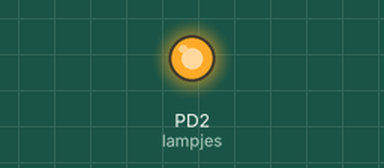
Recording of a program running on a simulated ATmega328P, built with avr-gcc and emulated at 16 MHz. On the bench: output pins drawn as LEDs (lit = HIGH). What the program prints to the serial monitor is not drawn.

Above: at 0.1 s.
Timing chart, 0 to 1.6 s (numbered marks = the images above):
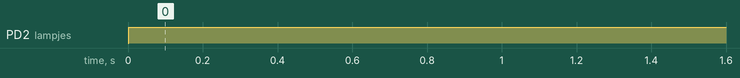

Measured:
- by itself, PD2 (lampjes): LOW → HIGH at 0.00 s

The program:

main.c
```c
/*
 * Test Photocel.c
 *
 * Created: 08-Nov-17 16:14:01
 * Author : Arneldvdv
 */

#include <avr/io.h>
#define F_CPU 16E6 // used in _delay_ms, 16 MHz
#include <util/delay.h>
#include <avr/interrupt.h>
char String[]="D,";

//Defines
#define UBBRVAL 51

int adc_result0 = 0;
int max_licht = 1200;


void init_ports(){
	DDRD |= _BV(DDD2);
	}

int main(void)
{
	init_ports();
	init_adc();
	serial_conn();

}


void init_adc()
{
	// ref=Vcc, left adjust the result (8 bit resolution),
	// select channel 0 (PC0 = input)
	ADMUX = (1<<REFS0)|(1<<ADLAR);
	// enable the ADC & prescale = 128
	ADCSRA = (1<<ADEN)|(1<<ADPS2)|(1<<ADPS1)|(1<<ADPS0);
	}

uint8_t get_adc_value()
{
ADCSRA |= (1<<ADSC); // start conversion
loop_until_bit_is_clear(ADCSRA, ADSC);
return ADCH; // 8-bit resolution, left adjusted

}

// Start of Serial Code
void uart_init()
{
	// set the baud rate
	UBRR0H = 0;
	UBRR0L = UBBRVAL;
	// disable U2X mode
	UCSR0A = 0;
	// enable transmitter
	UCSR0B = _BV(RXEN0) | _BV(TXEN0);
	// set frame format : asynchronous, 8 data bits, 1 stop bit, no parity
	UCSR0C = _BV(UCSZ01) | _BV(UCSZ00);
}

void transmit(uint8_t data)
{
	// wait for an empty transmit buffer
	// UDRE is set when the transmit buffer is empty
	loop_until_bit_is_set(UCSR0A, UDRE0);
	// send the data
	UDR0 = data;
}

void USART_putstring(char* StringPtr){

	while(*StringPtr != 0x00){ //Here we check if there is still more chars to send, this is done checking the actual char and see if it is different from the null char
		transmit(*StringPtr);//Using the simple send function we send one char at a time
	StringPtr++;}        //We increment the pointer so we can read the next char

}

unsigned char USART_receive(void){

	//while(!(UCSR0A & (1<<RXC0)));
	loop_until_bit_is_set(UCSR0A, RXC0); /* Wait until data exists. */
	return UDR0;

	//char uart_getchar(void) {
	//	loop_until_bit_is_set(UCSR0A, RXC0); /* Wait until data exists. */
	//	return UDR0;
	//}
}


int serial_conn(void){
	uart_init();
	while (1) {
		USART_putstring(String);

		//convert int to string

		adc_result0 = get_adc_value() * 10;
		char buffer[10];
		itoa(adc_result0, buffer, 10);
		USART_putstring(buffer);
		lampjes();
		_delay_ms(1000);
	}
	return 0;
}

void lampjes(){
	while(adc_result0 > max_licht){
		PORTD |= _BV(2);
		_delay_ms(1000);
		PORTD &= ~(_BV(2));
	}

}
```
